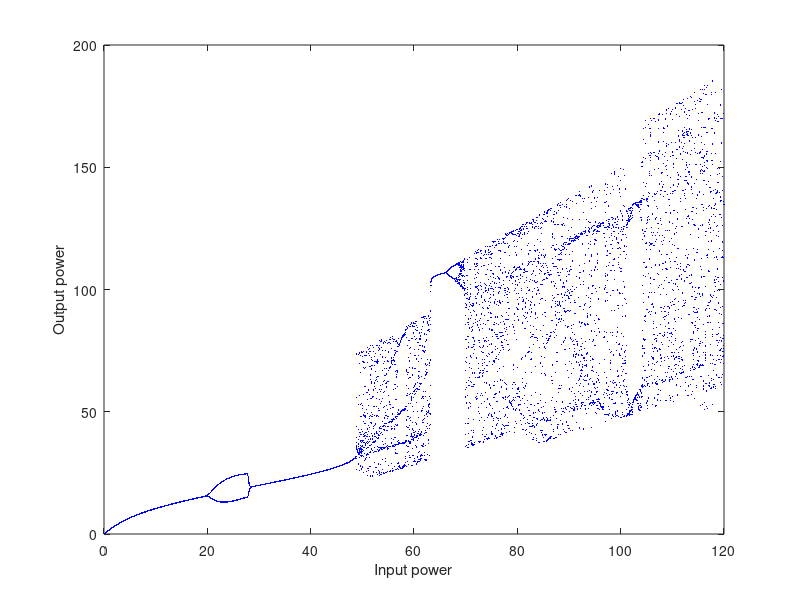

The MATLAB script that drew this image:
% Program 5d: Animated bifurcation diagram for a SFR resonator.
% The parameter kappa (related to fibre coupling) is increased. 
clear
halfN=7999;
N=2*halfN+1;
N1=1+halfN;
E1=zeros(1,N);
E2=zeros(1,N); 
Esqr=zeros(1,N);
Esqr1=zeros(1,N);
ptsup=zeros(1,N); 
for j = 1:60 % amount of frames, typically 60
    F(j) = getframe;
    format long;
    C=.345913; % change from .345913 to .5, rapid bifurcation
    E1(1)=0;
    kappa=.001*j; % .001 keeps the plot in the center, but higher values make the plot hard to see, lower ...
    % ... values make bifurcation harder to produce on the frame scale
    Pmax=120; % change from 120 to 70... the lower the value the higher off the plot the bifurcation starts
    phi=0; % change phi from 0 to pi/4
    % Ramp the power up 
    for n=1:halfN
        E2(n+1)=E1(n)*exp(1i*(abs(C*E1(n))^2-phi)); 
        E1(n+1)=1i*sqrt(1-kappa)*sqrt(n*Pmax/N1)+sqrt(kappa)*E2(n+1); 
        Esqr(n+1)=abs(E1(n+1))^2;
    end
    % Ramp the power down 
    for n=N1:N
        E2(n+1)=E1(n)*exp(1i*(abs(C*E1(n))^2-phi)); 
        E1(n+1)=1i*sqrt(1-kappa)*sqrt(2*Pmax-n*Pmax/N1)+sqrt(kappa)*E2(n+1);
        Esqr(n+1)=abs(E1(n+1))^2; 
    end
    for n=1:halfN
        Esqr1(n)=Esqr(N+1-n); 
        ptsup(n)=n*Pmax/N1;
    end
    % Plot the bifurcation diagrams 
    fsize=15;
    hold 
    plot(ptsup(1:halfN), Esqr(1:halfN), '.', 'MarkerSize', 1, 'Color', 'r');
    plot(ptsup(1:halfN), Esqr1(1:halfN), '.', 'MarkerSize', 1, 'Color', 'b');
    xlabel("Input power");
    ylabel("Output power");
end
movie(F,5)
